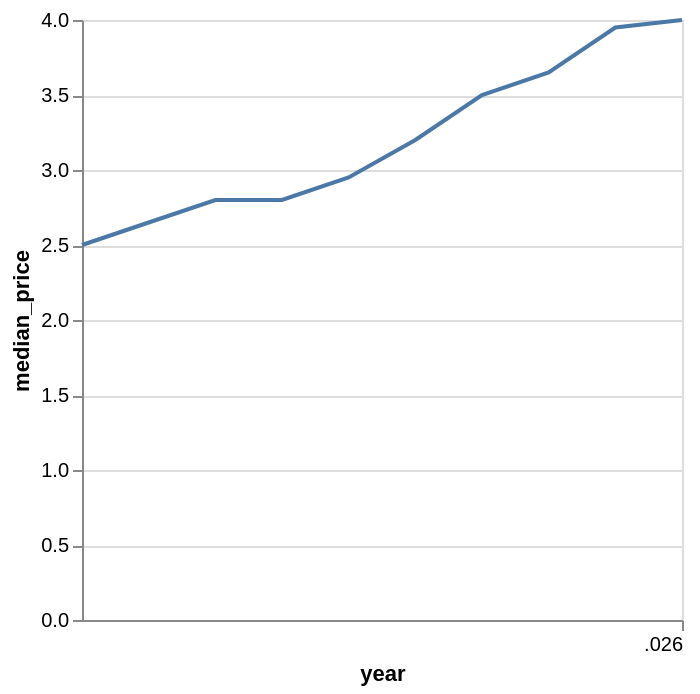

Notebook code for this chart:
### Code cell
alt.Chart(latte).mark_line().encode(
    x=alt.X('year:T'),
    y=alt.Y('median_price:Q')
)

### Figure 1 — Vega-Lite specification as saved in the notebook (floating-point values rounded to 4 significant figures)
{"config": {"view": {"continuousWidth": 300, "continuousHeight": 300}}, "data": {"name": "data-593dfa598e284fe75b8d82b217ed9808"}, "mark": {"type": "line"}, "encoding": {"x": {"field": "year", "type": "temporal"}, "y": {"field": "median_price", "type": "quantitative"}}, "$schema": "https://vega.github.io/schema/vega-lite/v6.4.1.json", "datasets": {"data-593dfa598e284fe75b8d82b217ed9808": [{"item": "latte", "year": 2017, "itl1_id": "UK", "itl1": "United Kingdom", "prices": 1549, "median_price": 2.5}, {"item": "latte", "year": 2018, "itl1_id": "UK", "itl1": "United Kingdom", "prices": 2495, "median_price": 2.65}, {"item": "latte", "year": 2019, "itl1_id": "UK", "itl1": "United Kingdom", "prices": 3052, "median_price": 2.8}, {"item": "latte", "year": 2020, "itl1_id": "UK", "itl1": "United Kingdom", "prices": 2270, "median_price": 2.8}, {"item": "latte", "year": 2021, "itl1_id": "UK", "itl1": "United Kingdom", "prices": 3908, "median_price": 2.95}, {"item": "latte", "year": 2022, "itl1_id": "UK", "itl1": "United Kingdom", "prices": 7293, "median_price": 3.2}, {"item": "latte", "year": 2023, "itl1_id": "UK", "itl1": "United Kingdom", "prices": 11316, "median_price": 3.5}, {"item": "latte", "year": 2024, "itl1_id": "UK", "itl1": "United Kingdom", "prices": 14401, "median_price": 3.65}, {"item": "latte", "year": 2025, "itl1_id": "UK", "itl1": "United Kingdom", "prices": 22846, "median_price": 3.95}, {"item": "latte", "year": 2026, "itl1_id": "UK", "itl1": "United Kingdom", "prices": 17854, "median_price": 4.0}]}}
